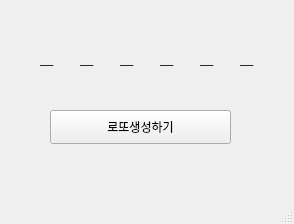
<?xml version="1.0" encoding="UTF-8"?>
<ui version="4.0">
 <class>MainWindow</class>
 <widget class="QMainWindow" name="MainWindow">
  <property name="geometry">
   <rect>
    <x>0</x>
    <y>0</y>
    <width>294</width>
    <height>224</height>
   </rect>
  </property>
  <property name="windowTitle">
   <string>MainWindow</string>
  </property>
  <widget class="QWidget" name="centralwidget">
   <widget class="QLabel" name="lbl1">
    <property name="geometry">
     <rect>
      <x>40</x>
      <y>50</y>
      <width>21</width>
      <height>18</height>
     </rect>
    </property>
    <property name="text">
     <string>__</string>
    </property>
   </widget>
   <widget class="QPushButton" name="pb">
    <property name="geometry">
     <rect>
      <x>50</x>
      <y>110</y>
      <width>181</width>
      <height>34</height>
     </rect>
    </property>
    <property name="text">
     <string>로또생성하기</string>
    </property>
   </widget>
   <widget class="QLabel" name="lbl2">
    <property name="geometry">
     <rect>
      <x>80</x>
      <y>50</y>
      <width>21</width>
      <height>18</height>
     </rect>
    </property>
    <property name="text">
     <string>__</string>
    </property>
   </widget>
   <widget class="QLabel" name="lbl3">
    <property name="geometry">
     <rect>
      <x>120</x>
      <y>50</y>
      <width>21</width>
      <height>18</height>
     </rect>
    </property>
    <property name="text">
     <string>__</string>
    </property>
   </widget>
   <widget class="QLabel" name="lbl4">
    <property name="geometry">
     <rect>
      <x>160</x>
      <y>50</y>
      <width>21</width>
      <height>18</height>
     </rect>
    </property>
    <property name="text">
     <string>__</string>
    </property>
   </widget>
   <widget class="QLabel" name="lbl5">
    <property name="geometry">
     <rect>
      <x>240</x>
      <y>50</y>
      <width>21</width>
      <height>18</height>
     </rect>
    </property>
    <property name="text">
     <string>__</string>
    </property>
   </widget>
   <widget class="QLabel" name="lbl6">
    <property name="geometry">
     <rect>
      <x>200</x>
      <y>50</y>
      <width>21</width>
      <height>18</height>
     </rect>
    </property>
    <property name="text">
     <string>__</string>
    </property>
   </widget>
  </widget>
  <widget class="QMenuBar" name="menubar">
   <property name="geometry">
    <rect>
     <x>0</x>
     <y>0</y>
     <width>294</width>
     <height>21</height>
    </rect>
   </property>
  </widget>
  <widget class="QStatusBar" name="statusbar"/>
 </widget>
 <resources/>
 <connections/>
</ui>
